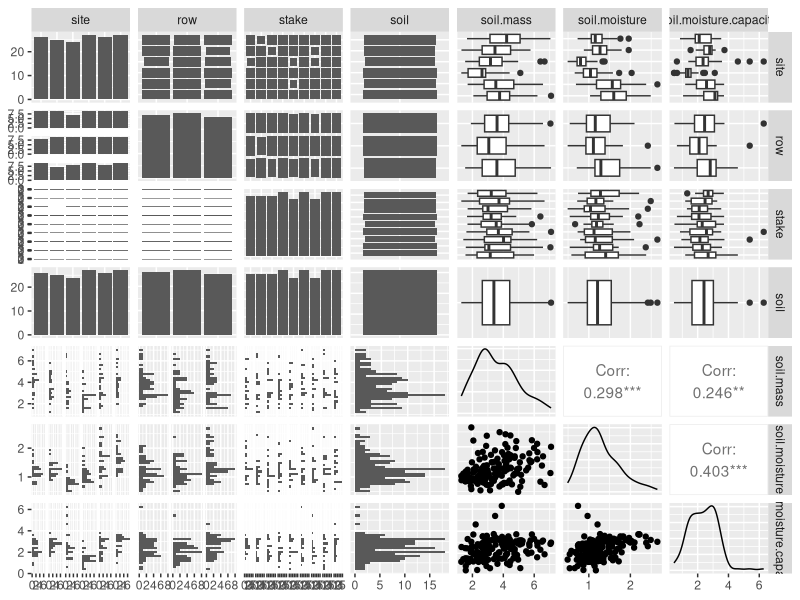
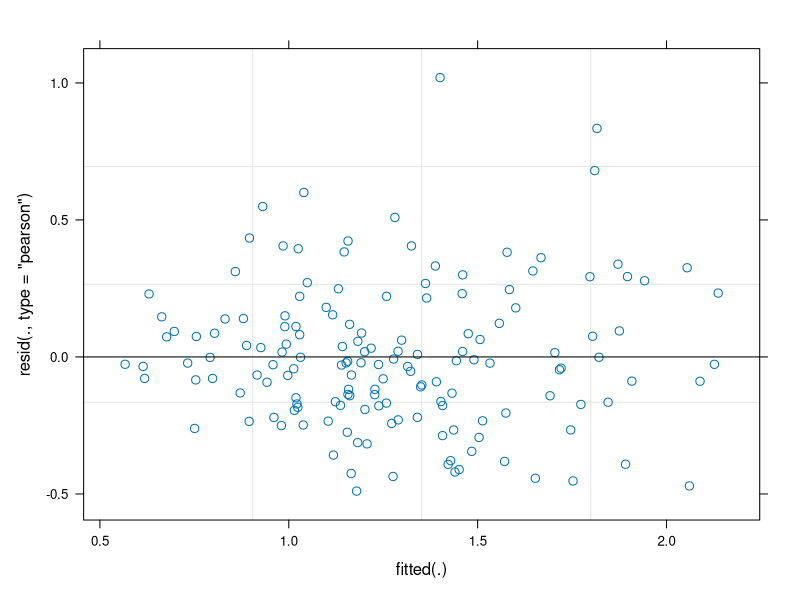
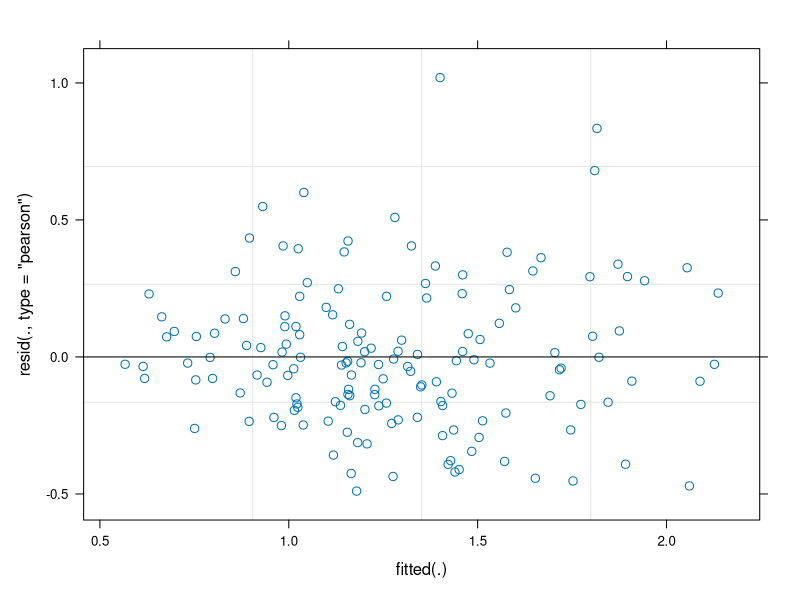
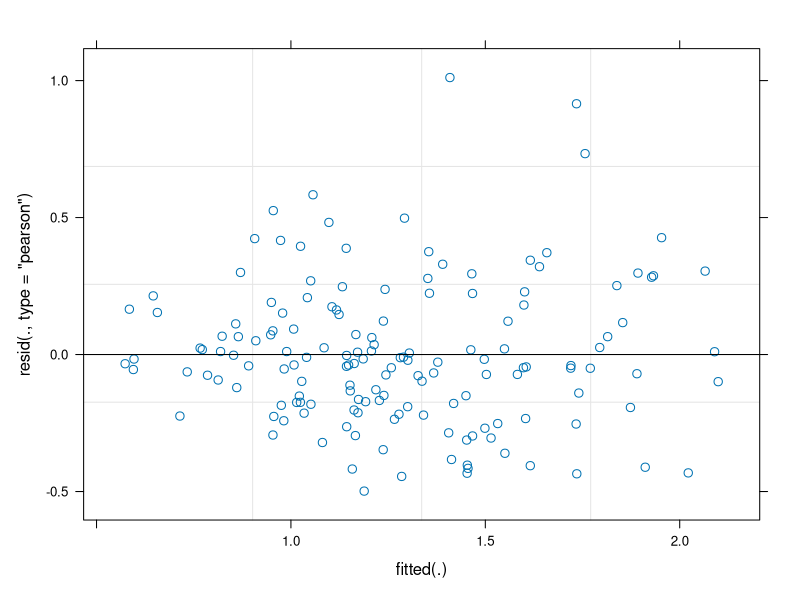
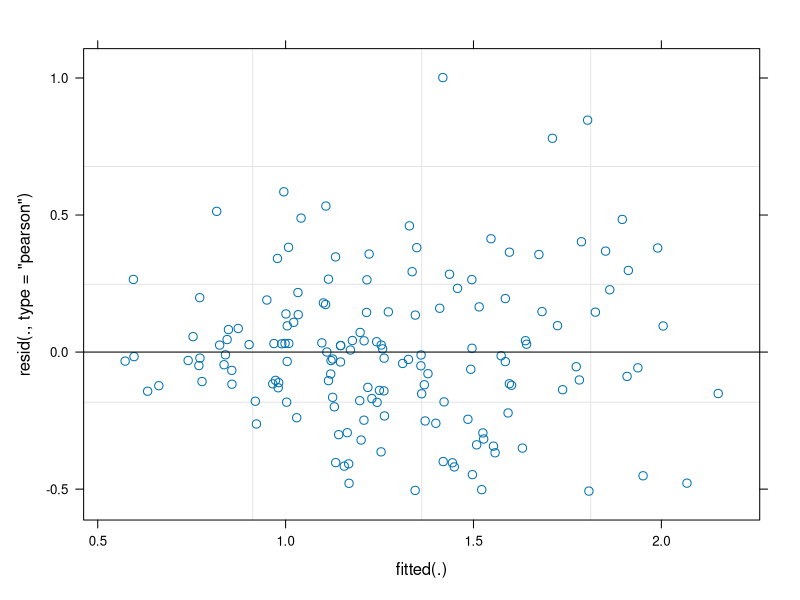
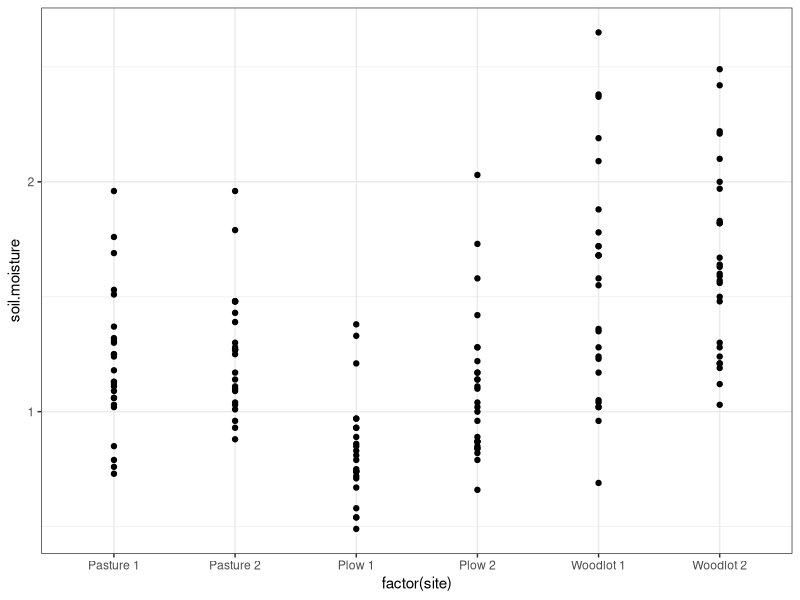
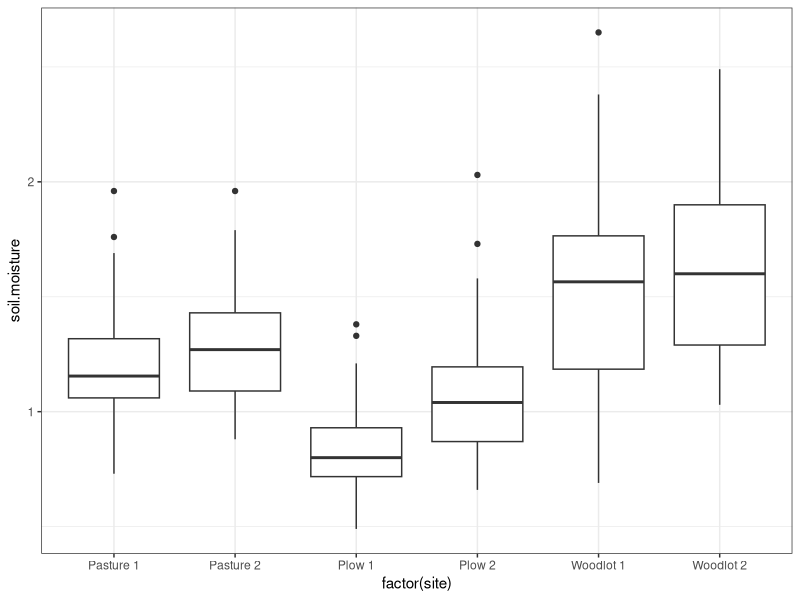

Write the R code that produced these figures, in order.
## ---- chunk 1
#Load packages
library(ggplot2)
library(GGally)
library(lme4)
library(dplyr)
library(lmerTest)
## ---- chunk 2
soil <- read.csv("soil.csv")
soil <- soil %>%
  #select(-row, -stake) %>%
  rename %>%
  mutate(soil = case_when(
    soil == "FF" ~ "Forest floor",
    soil == "MIN" ~ "Mineral soil",
    TRUE ~ soil)) %>%
  mutate(site = case_when(
    site == "P1" ~ "Plow 1",
    site == "P2" ~ "Plow 2",
    site == "S1" ~ "Pasture 1",
    site == "S2" ~ "Pasture 2",
    site == "W1" ~ "Woodlot 1",
    site == "W2" ~ "Woodlot 2",
    TRUE ~ site))

#Remove NAs
soil <- na.omit(soil)
#soil <- drop_na(soil$soil.moisture)
soil$stake <- as.factor(soil$stake)
soil$row <- as.factor(soil$row)
soil$site <- as.factor(soil$site)

#Visualize data
ggpairs(soil, c("site", "row", "stake", "soil", "soil.mass", "soil.moisture", "soil.moisture.capacity"))

#Count unique values for each variable
sapply(lapply(soil, unique), length)
  #soil variable only has one unique value (Forest floor) --> drop from model

#Create a model --> soil moisture as dependent variable
smois <- lmer(soil.moisture ~ factor(site) + (1|row) + (1|stake) + ff.thickness + bulk.density + soil.mass + ph.h2o + ph.cacl2 + c + n + om + p + nh4 + no3 + n.min + nitr + cec + ca + mg + k + soil.moisture + soil.moisture.capacity, data = soil)
summary(smois)
plot(smois)
  #random effects
    #standard deviation -->  This is a measure of the variability for each random effect that you added to the model
    #row, stake -->effect of row/stake, overall variation within row/stake, gives us the variance...std. dev. is the effect size (effect of row/stake on overall soil moisture)
   #Residual --> stands for the variability that’s not due to either stake or row
    #row effect is greater than stake --> looking at std. dev. to determine this
  #fixed effects
    #coefficients --> represent the slope for the categorical effect of soil data
    #t- value --> simply the estimate divided by the standard error
    #intercept = the average of our data for the Pasture 1 location condition
plot(smois)

#Assumptions: creating a residual plot, a histogram of the residuals or a Q-Q plot 

#Best Model
smois2 <- lmer(soil.moisture ~ factor(site) + (1|row) + (1|stake) + ff.thickness + bulk.density + soil.mass + ph.h2o + n + nh4 + ca + mg + soil.moisture + soil.moisture.capacity, data = soil)
summary(smois2)
plot(smois2)

smois3 <- lmer(soil.moisture ~ factor(site) + (1|row) + (1|stake) + ff.thickness + soil.moisture.capacity, data = soil)
summary(smois3)
plot(smois3)

AIC(smois, smois2, smois3)
library(car)
vif(smois3)

library(ggplot2)
ggplot(soil, aes(x=factor(site), y=soil.moisture)) +
  geom_point() +
  geom_smooth(se = FALSE, method = lm) +
  theme_bw() 


ggplot(soil, aes(x=factor(site), y=soil.moisture)) +
  geom_boxplot() +
  geom_smooth(se = FALSE, method = lm) +
  theme_bw()

#Mean of soil moisture for each of the land use types
soil %>% filter(site == "Plow 1" | site == "Plow 2") %>%
  summarise(mean=mean(soil.moisture))
  #0.9737

soil %>% filter(site == "Pasture 1" | site == "Pasture 2") %>%
  summarise(mean=mean(soil.moisture))
  #1.238039	

soil %>% filter(site == "Woodlot 1" | site == "Woodlot 2") %>%
  summarise(mean=mean(soil.moisture))
  #1.604906	
